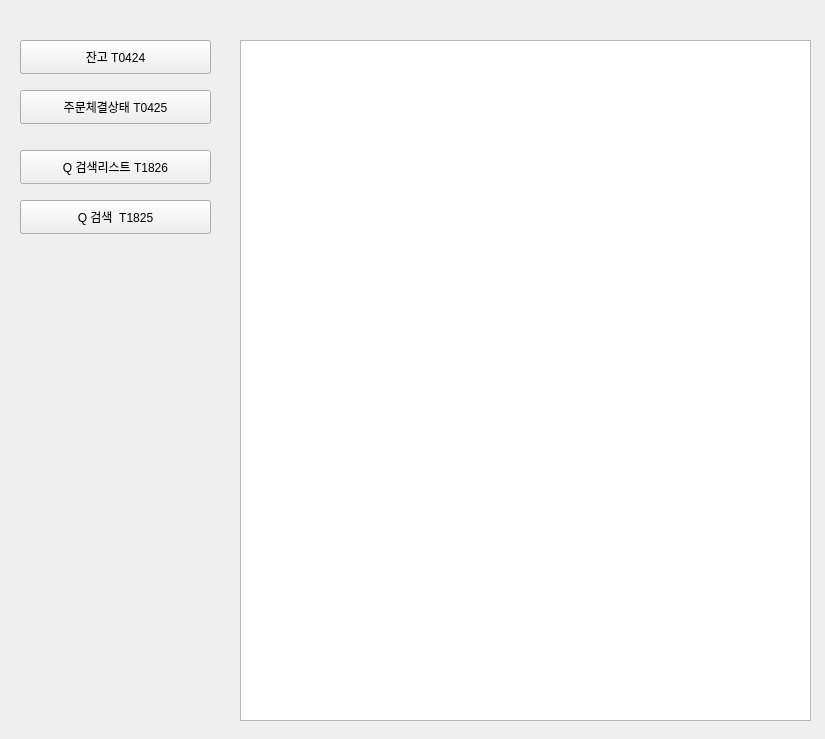
<?xml version="1.0" encoding="UTF-8"?>
<ui version="4.0">
 <class>Form</class>
 <widget class="QWidget" name="Form">
  <property name="geometry">
   <rect>
    <x>0</x>
    <y>0</y>
    <width>825</width>
    <height>739</height>
   </rect>
  </property>
  <property name="windowTitle">
   <string>Form</string>
  </property>
  <widget class="QPushButton" name="pushButton_q_query_1825">
   <property name="geometry">
    <rect>
     <x>20</x>
     <y>200</y>
     <width>191</width>
     <height>34</height>
    </rect>
   </property>
   <property name="text">
    <string>Q 검색  T1825</string>
   </property>
  </widget>
  <widget class="QPushButton" name="pushButton_q_query_1826">
   <property name="geometry">
    <rect>
     <x>20</x>
     <y>150</y>
     <width>191</width>
     <height>34</height>
    </rect>
   </property>
   <property name="text">
    <string>Q 검색리스트 T1826</string>
   </property>
  </widget>
  <widget class="QListWidget" name="listWidget_msg">
   <property name="geometry">
    <rect>
     <x>240</x>
     <y>40</y>
     <width>571</width>
     <height>681</height>
    </rect>
   </property>
  </widget>
  <widget class="QPushButton" name="pushButton_q_query_1827">
   <property name="geometry">
    <rect>
     <x>20</x>
     <y>40</y>
     <width>191</width>
     <height>34</height>
    </rect>
   </property>
   <property name="text">
    <string>잔고 T0424</string>
   </property>
  </widget>
  <widget class="QPushButton" name="pushButton_q_query_1828">
   <property name="geometry">
    <rect>
     <x>20</x>
     <y>90</y>
     <width>191</width>
     <height>34</height>
    </rect>
   </property>
   <property name="text">
    <string>주문체결상태 T0425</string>
   </property>
  </widget>
 </widget>
 <resources/>
 <connections>
  <connection>
   <sender>pushButton_q_query_1825</sender>
   <signal>pressed()</signal>
   <receiver>Form</receiver>
   <slot>Q_Query_1825()</slot>
   <hints>
    <hint type="sourcelabel">
     <x>170</x>
     <y>220</y>
    </hint>
    <hint type="destinationlabel">
     <x>200</x>
     <y>165</y>
    </hint>
   </hints>
  </connection>
  <connection>
   <sender>pushButton_q_query_1826</sender>
   <signal>pressed()</signal>
   <receiver>Form</receiver>
   <slot>Q_List_1826()</slot>
   <hints>
    <hint type="sourcelabel">
     <x>109</x>
     <y>169</y>
    </hint>
    <hint type="destinationlabel">
     <x>102</x>
     <y>19</y>
    </hint>
   </hints>
  </connection>
  <connection>
   <sender>pushButton_q_query_1827</sender>
   <signal>pressed()</signal>
   <receiver>Form</receiver>
   <slot>Balance_0424()</slot>
   <hints>
    <hint type="sourcelabel">
     <x>147</x>
     <y>53</y>
    </hint>
    <hint type="destinationlabel">
     <x>184</x>
     <y>24</y>
    </hint>
   </hints>
  </connection>
  <connection>
   <sender>pushButton_q_query_1828</sender>
   <signal>pressed()</signal>
   <receiver>Form</receiver>
   <slot>OrderResults_0425()</slot>
   <hints>
    <hint type="sourcelabel">
     <x>197</x>
     <y>107</y>
    </hint>
    <hint type="destinationlabel">
     <x>215</x>
     <y>122</y>
    </hint>
   </hints>
  </connection>
 </connections>
 <slots>
  <slot>Q_Query_1825()</slot>
  <slot>Q_List_1826()</slot>
  <slot>Balance_0424()</slot>
  <slot>OrderResults_0425()</slot>
 </slots>
</ui>
